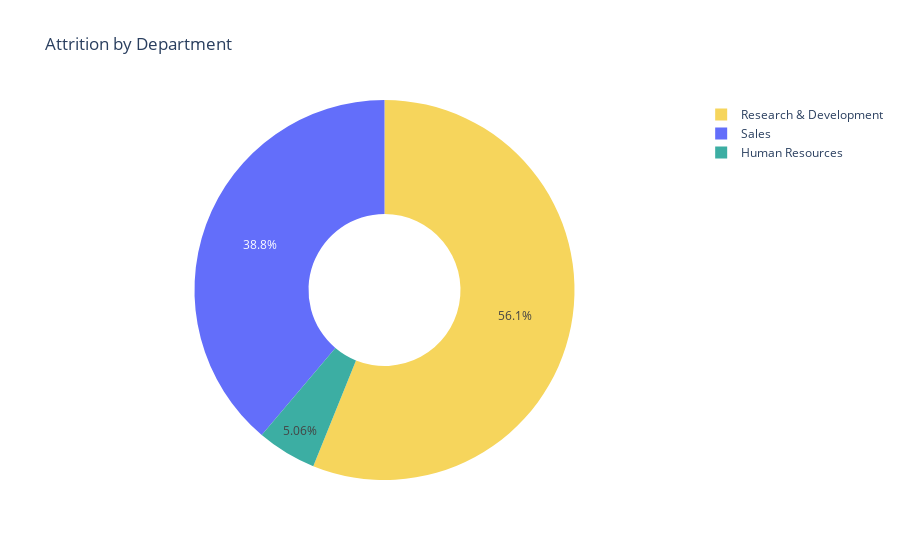

Here is the notebook cell this chart was saved with:
### Code cell
# Calculate the count of attrition by department
attrition_by = attr_df.groupby(['Department']).size().reset_index(name='Count')

# Create a donut chart
fig = go.Figure(data=[go.Pie(
    labels=attrition_by['Department'],
    values=attrition_by['Count'],
    hole=0.4,
    marker=dict(colors=['#3CAEA3', '#F6D55C']),
    textposition='inside'
)])

# Update the layout
fig.update_layout(title='Attrition by Department')

# Show the chart
fig.show()

### Figure 1 — Plotly figure (JSON) as saved in the notebook; plotly's stock layout.template omitted (floating-point values rounded to 4 significant figures)
{"data": [{"hole": 0.4, "labels": ["Human Resources", "Research & Development", "Sales"], "marker": {"colors": ["#3CAEA3", "#F6D55C"]}, "textposition": "inside", "type": "pie", "values": [12, 133, 92]}], "layout": {"title": {"text": "Attrition by Department"}}}
